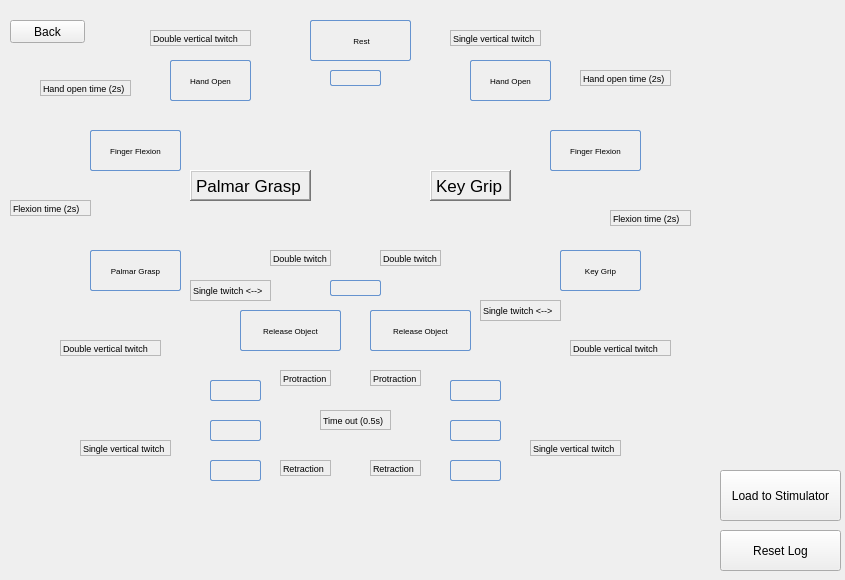
<?xml version="1.0" encoding="UTF-8"?>
<ui version="4.0">
 <class>StateTestWindow</class>
 <widget class="QWidget" name="StateTestWindow">
  <property name="geometry">
   <rect>
    <x>0</x>
    <y>0</y>
    <width>845</width>
    <height>580</height>
   </rect>
  </property>
  <property name="windowTitle">
   <string>Form</string>
  </property>
  <widget class="QPushButton" name="pushButton_back">
   <property name="geometry">
    <rect>
     <x>10</x>
     <y>20</y>
     <width>75</width>
     <height>23</height>
    </rect>
   </property>
   <property name="text">
    <string>Back</string>
   </property>
  </widget>
  <widget class="QPushButton" name="btn5">
   <property name="geometry">
    <rect>
     <x>170</x>
     <y>60</y>
     <width>81</width>
     <height>41</height>
    </rect>
   </property>
   <property name="styleSheet">
    <string notr="true">QPushButton {
        border: 1px solid #6593cf;
        border-radius: 2px;
       padding: 2px 2px 2px 2px;
        background: qlineargradient(x1 : 0, y1 : 0, x2 : 0, y2 :   1, stop :   0.0 #f5f9ff,
                stop :   0.5 #c7dfff, stop :   0.55 #afd2ff, stop :   1.0 #c0dbff);
        color: #0000;
        font:  large &quot;Arial&quot;;
		font-size: 8px;
        height: 30px;
}</string>
   </property>
   <property name="text">
    <string>Hand Open</string>
   </property>
  </widget>
  <widget class="QLabel" name="label_bg">
   <property name="geometry">
    <rect>
     <x>10</x>
     <y>10</y>
     <width>681</width>
     <height>481</height>
    </rect>
   </property>
   <property name="text">
    <string/>
   </property>
  </widget>
  <widget class="QPushButton" name="btn1">
   <property name="geometry">
    <rect>
     <x>470</x>
     <y>60</y>
     <width>81</width>
     <height>41</height>
    </rect>
   </property>
   <property name="styleSheet">
    <string notr="true">QPushButton {
        border: 1px solid #6593cf;
        border-radius: 2px;
        padding: 2px 2px 2px 2px;
        background: qlineargradient(x1 : 0, y1 : 0, x2 : 0, y2 :   1, stop :   0.0 #f5f9ff,
                stop :   0.5 #c7dfff, stop :   0.55 #afd2ff, stop :   1.0 #c0dbff);
        color: #0000;
        font:  large &quot;Arial&quot;;
		font-size: 8px;
        height: 30px;
}</string>
   </property>
   <property name="text">
    <string>Hand Open</string>
   </property>
  </widget>
  <widget class="QPushButton" name="btn0">
   <property name="geometry">
    <rect>
     <x>310</x>
     <y>20</y>
     <width>101</width>
     <height>41</height>
    </rect>
   </property>
   <property name="styleSheet">
    <string notr="true">QPushButton {
        border: 1px solid #6593cf;
        border-radius: 2px;
        padding: 2px 2px 2px 2px;
        background: qlineargradient(x1 : 0, y1 : 0, x2 : 0, y2 :   1, stop :   0.0 #f5f9ff,
                stop :   0.5 #c7dfff, stop :   0.55 #afd2ff, stop :   1.0 #c0dbff);
        color: #0000;
        font:  large &quot;Arial&quot;;
		font-size: 8px;
        height: 30px;
}</string>
   </property>
   <property name="text">
    <string> Rest</string>
   </property>
  </widget>
  <widget class="QPushButton" name="btn2">
   <property name="geometry">
    <rect>
     <x>550</x>
     <y>130</y>
     <width>91</width>
     <height>41</height>
    </rect>
   </property>
   <property name="styleSheet">
    <string notr="true">QPushButton {
        border: 1px solid #6593cf;
        border-radius: 2px;
        padding: 2px 2px 2px 2px;
        background: qlineargradient(x1 : 0, y1 : 0, x2 : 0, y2 :   1, stop :   0.0 #f5f9ff,
                stop :   0.5 #c7dfff, stop :   0.55 #afd2ff, stop :   1.0 #c0dbff);
        color: #0000;
        font:  large &quot;Arial&quot;;
		font-size: 8px;
        height: 30px;
}</string>
   </property>
   <property name="text">
    <string>Finger Flexion</string>
   </property>
  </widget>
  <widget class="QPushButton" name="btn6">
   <property name="geometry">
    <rect>
     <x>90</x>
     <y>130</y>
     <width>91</width>
     <height>41</height>
    </rect>
   </property>
   <property name="styleSheet">
    <string notr="true">QPushButton {
        border: 1px solid #6593cf;
        border-radius: 2px;
       padding: 2px 2px 2px 2px;
        background: qlineargradient(x1 : 0, y1 : 0, x2 : 0, y2 :   1, stop :   0.0 #f5f9ff,
                stop :   0.5 #c7dfff, stop :   0.55 #afd2ff, stop :   1.0 #c0dbff);
        color: #0000;
        font:  large &quot;Arial&quot;;
		font-size: 8px;
        height: 30px;
}</string>
   </property>
   <property name="text">
    <string>Finger Flexion</string>
   </property>
  </widget>
  <widget class="QPushButton" name="btn7">
   <property name="geometry">
    <rect>
     <x>90</x>
     <y>250</y>
     <width>91</width>
     <height>41</height>
    </rect>
   </property>
   <property name="styleSheet">
    <string notr="true">QPushButton {
        border: 1px solid #6593cf;
        border-radius: 2px;
        padding: 2px 2px 2px 2px;
        background: qlineargradient(x1 : 0, y1 : 0, x2 : 0, y2 :   1, stop :   0.0 #f5f9ff,
                stop :   0.5 #c7dfff, stop :   0.55 #afd2ff, stop :   1.0 #c0dbff);
        color: #0000;
        font:  large &quot;Arial&quot;;
		font-size: 8px;
        height: 30px;
}</string>
   </property>
   <property name="text">
    <string>Palmar Grasp</string>
   </property>
  </widget>
  <widget class="QPushButton" name="btn3">
   <property name="geometry">
    <rect>
     <x>560</x>
     <y>250</y>
     <width>81</width>
     <height>41</height>
    </rect>
   </property>
   <property name="styleSheet">
    <string notr="true">QPushButton {
        border: 1px solid #6593cf;
        border-radius: 2px;
       padding: 2px 2px 2px 2px;
        background: qlineargradient(x1 : 0, y1 : 0, x2 : 0, y2 :   1, stop :   0.0 #f5f9ff,
                stop :   0.5 #c7dfff, stop :   0.55 #afd2ff, stop :   1.0 #c0dbff);
        color: #0000;
        font:  large &quot;Arial&quot;;
		font-size: 8px;
        height: 30px;
}</string>
   </property>
   <property name="text">
    <string>Key Grip</string>
   </property>
  </widget>
  <widget class="QPushButton" name="btn8">
   <property name="geometry">
    <rect>
     <x>240</x>
     <y>310</y>
     <width>101</width>
     <height>41</height>
    </rect>
   </property>
   <property name="styleSheet">
    <string notr="true">QPushButton {
        border: 1px solid #6593cf;
        border-radius: 2px;
      padding: 2px 2px 2px 2px;
        background: qlineargradient(x1 : 0, y1 : 0, x2 : 0, y2 :   1, stop :   0.0 #f5f9ff,
                stop :   0.5 #c7dfff, stop :   0.55 #afd2ff, stop :   1.0 #c0dbff);
        color: #0000;
        font:  large &quot;Arial&quot;;
		font-size: 8px;
        height: 30px;
}</string>
   </property>
   <property name="text">
    <string>Release Object</string>
   </property>
  </widget>
  <widget class="QPushButton" name="btn4">
   <property name="geometry">
    <rect>
     <x>370</x>
     <y>310</y>
     <width>101</width>
     <height>41</height>
    </rect>
   </property>
   <property name="styleSheet">
    <string notr="true">QPushButton {
        border: 1px solid #6593cf;
        border-radius: 2px;
       padding: 2px 2px 2px 2px;
        background: qlineargradient(x1 : 0, y1 : 0, x2 : 0, y2 :   1, stop :   0.0 #f5f9ff,
                stop :   0.5 #c7dfff, stop :   0.55 #afd2ff, stop :   1.0 #c0dbff);
        color: #0000;
        font:  large &quot;Arial&quot;;
		font-size: 8px;
        height: 30px;
}</string>
   </property>
   <property name="text">
    <string>Release Object</string>
   </property>
  </widget>
  <widget class="QPushButton" name="btn13">
   <property name="geometry">
    <rect>
     <x>210</x>
     <y>380</y>
     <width>51</width>
     <height>21</height>
    </rect>
   </property>
   <property name="styleSheet">
    <string notr="true">QPushButton {
        border: 1px solid #6593cf;
        border-radius: 2px;
   padding: 5px 5px 2px 5px;
        background: qlineargradient(x1 : 0, y1 : 0, x2 : 0, y2 :   1, stop :   0.0 #f5f9ff,
                stop :   0.5 #c7dfff, stop :   0.55 #afd2ff, stop :   1.0 #c0dbff);
        color: #0000;
        font:  large &quot;Arial&quot;;
		font-size: 16px;
        height: 30px;
}</string>
   </property>
   <property name="text">
    <string/>
   </property>
   <property name="icon">
    <iconset resource="resources.qrc">
     <normaloff>:/resources/icons8-double-up-96.png</normaloff>:/resources/icons8-double-up-96.png</iconset>
   </property>
  </widget>
  <widget class="QPushButton" name="btn10">
   <property name="geometry">
    <rect>
     <x>210</x>
     <y>420</y>
     <width>51</width>
     <height>21</height>
    </rect>
   </property>
   <property name="styleSheet">
    <string notr="true">QPushButton {
        border: 1px solid #6593cf;
        border-radius: 2px;
       padding: 2px 2px 2px 2px;
        background: qlineargradient(x1 : 0, y1 : 0, x2 : 0, y2 :   1, stop :   0.0 #f5f9ff,
                stop :   0.5 #c7dfff, stop :   0.55 #afd2ff, stop :   1.0 #c0dbff);
        color: #0000;
        font:  large &quot;Arial&quot;;
		font-size: 16px;
        height: 30px;
}</string>
   </property>
   <property name="text">
    <string/>
   </property>
  </widget>
  <widget class="QPushButton" name="btn14">
   <property name="geometry">
    <rect>
     <x>210</x>
     <y>460</y>
     <width>51</width>
     <height>21</height>
    </rect>
   </property>
   <property name="styleSheet">
    <string notr="true">QPushButton {
        border: 1px solid #6593cf;
        border-radius: 2px;
    padding: 5px 5px 2px 5px;
        background: qlineargradient(x1 : 0, y1 : 0, x2 : 0, y2 :   1, stop :   0.0 #f5f9ff,
                stop :   0.5 #c7dfff, stop :   0.55 #afd2ff, stop :   1.0 #c0dbff);
        color: #0000;
        font:  large &quot;Arial&quot;;
		font-size: 16px;
        height: 30px;
}</string>
   </property>
   <property name="text">
    <string/>
   </property>
   <property name="icon">
    <iconset resource="resources.qrc">
     <normaloff>:/resources/icons8-double-down-96.png</normaloff>:/resources/icons8-double-down-96.png</iconset>
   </property>
  </widget>
  <widget class="QPushButton" name="btn11">
   <property name="geometry">
    <rect>
     <x>450</x>
     <y>380</y>
     <width>51</width>
     <height>21</height>
    </rect>
   </property>
   <property name="font">
    <font>
     <family>Arial</family>
     <pointsize>-1</pointsize>
     <weight>50</weight>
     <italic>false</italic>
     <bold>false</bold>
     <underline>false</underline>
    </font>
   </property>
   <property name="layoutDirection">
    <enum>Qt::LeftToRight</enum>
   </property>
   <property name="styleSheet">
    <string notr="true">QPushButton {
        border: 1px solid #6593cf;
        border-radius: 2px;
   padding: 5px 5px 2px 5px;
        background: qlineargradient(x1 : 0, y1 : 0, x2 : 0, y2 :   1, stop :   0.0 #f5f9ff,
                stop :   0.5 #c7dfff, stop :   0.55 #afd2ff, stop :   1.0 #c0dbff);
        color: #0000;
        font:  large &quot;Arial&quot;;
		font-size: 16px;
        height: 30px;
}</string>
   </property>
   <property name="text">
    <string/>
   </property>
   <property name="icon">
    <iconset resource="resources.qrc">
     <normaloff>:/resources/icons8-double-up-96.png</normaloff>:/resources/icons8-double-up-96.png</iconset>
   </property>
  </widget>
  <widget class="QPushButton" name="btn9">
   <property name="geometry">
    <rect>
     <x>450</x>
     <y>420</y>
     <width>51</width>
     <height>21</height>
    </rect>
   </property>
   <property name="styleSheet">
    <string notr="true">QPushButton {
        border: 1px solid #6593cf;
        border-radius: 2px;
      padding: 2px 2px 2px 2px;
        background: qlineargradient(x1 : 0, y1 : 0, x2 : 0, y2 :   1, stop :   0.0 #f5f9ff,
                stop :   0.5 #c7dfff, stop :   0.55 #afd2ff, stop :   1.0 #c0dbff);
        color: #0000;
        font:  large &quot;Arial&quot;;
		font-size: 16px;
        height: 30px;
}</string>
   </property>
   <property name="text">
    <string/>
   </property>
  </widget>
  <widget class="QPushButton" name="btn12">
   <property name="geometry">
    <rect>
     <x>450</x>
     <y>460</y>
     <width>51</width>
     <height>21</height>
    </rect>
   </property>
   <property name="styleSheet">
    <string notr="true">QPushButton {
        border: 1px solid #6593cf;
        border-radius: 2px;
   padding: 5px 5px 2px 5px;
        background: qlineargradient(x1 : 0, y1 : 0, x2 : 0, y2 :   1, stop :   0.0 #f5f9ff,
                stop :   0.5 #c7dfff, stop :   0.55 #afd2ff, stop :   1.0 #c0dbff);
        color: #0000;
        font:  large &quot;Arial&quot;;
		font-size: 16px;
        height: 30px;
}</string>
   </property>
   <property name="text">
    <string/>
   </property>
   <property name="icon">
    <iconset resource="resources.qrc">
     <normaloff>:/resources/icons8-double-down-96.png</normaloff>:/resources/icons8-double-down-96.png</iconset>
   </property>
  </widget>
  <widget class="QLabel" name="label">
   <property name="geometry">
    <rect>
     <x>450</x>
     <y>30</y>
     <width>91</width>
     <height>16</height>
    </rect>
   </property>
   <property name="font">
    <font>
     <pointsize>7</pointsize>
    </font>
   </property>
   <property name="frameShape">
    <enum>QFrame::StyledPanel</enum>
   </property>
   <property name="text">
    <string>Single vertical twitch</string>
   </property>
  </widget>
  <widget class="QLabel" name="label_2">
   <property name="geometry">
    <rect>
     <x>580</x>
     <y>70</y>
     <width>91</width>
     <height>16</height>
    </rect>
   </property>
   <property name="font">
    <font>
     <pointsize>7</pointsize>
    </font>
   </property>
   <property name="frameShape">
    <enum>QFrame::StyledPanel</enum>
   </property>
   <property name="frameShadow">
    <enum>QFrame::Sunken</enum>
   </property>
   <property name="text">
    <string>Hand open time (2s)</string>
   </property>
  </widget>
  <widget class="QLabel" name="label_3">
   <property name="geometry">
    <rect>
     <x>610</x>
     <y>210</y>
     <width>81</width>
     <height>16</height>
    </rect>
   </property>
   <property name="font">
    <font>
     <pointsize>7</pointsize>
    </font>
   </property>
   <property name="frameShape">
    <enum>QFrame::StyledPanel</enum>
   </property>
   <property name="text">
    <string>Flexion time (2s)</string>
   </property>
  </widget>
  <widget class="QLabel" name="label_4">
   <property name="geometry">
    <rect>
     <x>570</x>
     <y>340</y>
     <width>101</width>
     <height>16</height>
    </rect>
   </property>
   <property name="font">
    <font>
     <pointsize>7</pointsize>
    </font>
   </property>
   <property name="frameShape">
    <enum>QFrame::StyledPanel</enum>
   </property>
   <property name="text">
    <string>Double vertical twitch</string>
   </property>
  </widget>
  <widget class="QLabel" name="label_5">
   <property name="geometry">
    <rect>
     <x>480</x>
     <y>300</y>
     <width>81</width>
     <height>21</height>
    </rect>
   </property>
   <property name="font">
    <font>
     <pointsize>7</pointsize>
    </font>
   </property>
   <property name="frameShape">
    <enum>QFrame::StyledPanel</enum>
   </property>
   <property name="text">
    <string>Single twitch &lt;--&gt;</string>
   </property>
   <property name="alignment">
    <set>Qt::AlignLeading|Qt::AlignLeft|Qt::AlignVCenter</set>
   </property>
  </widget>
  <widget class="QLabel" name="label_6">
   <property name="geometry">
    <rect>
     <x>190</x>
     <y>280</y>
     <width>81</width>
     <height>21</height>
    </rect>
   </property>
   <property name="font">
    <font>
     <pointsize>7</pointsize>
    </font>
   </property>
   <property name="frameShape">
    <enum>QFrame::StyledPanel</enum>
   </property>
   <property name="text">
    <string>Single twitch &lt;--&gt; </string>
   </property>
   <property name="alignment">
    <set>Qt::AlignLeading|Qt::AlignLeft|Qt::AlignVCenter</set>
   </property>
  </widget>
  <widget class="QLabel" name="label_7">
   <property name="geometry">
    <rect>
     <x>150</x>
     <y>30</y>
     <width>101</width>
     <height>16</height>
    </rect>
   </property>
   <property name="font">
    <font>
     <pointsize>7</pointsize>
    </font>
   </property>
   <property name="frameShape">
    <enum>QFrame::StyledPanel</enum>
   </property>
   <property name="text">
    <string>Double vertical twitch</string>
   </property>
  </widget>
  <widget class="QLabel" name="label_8">
   <property name="geometry">
    <rect>
     <x>40</x>
     <y>80</y>
     <width>91</width>
     <height>16</height>
    </rect>
   </property>
   <property name="font">
    <font>
     <pointsize>7</pointsize>
    </font>
   </property>
   <property name="frameShape">
    <enum>QFrame::StyledPanel</enum>
   </property>
   <property name="frameShadow">
    <enum>QFrame::Sunken</enum>
   </property>
   <property name="text">
    <string>Hand open time (2s)</string>
   </property>
  </widget>
  <widget class="QLabel" name="label_9">
   <property name="geometry">
    <rect>
     <x>10</x>
     <y>200</y>
     <width>81</width>
     <height>16</height>
    </rect>
   </property>
   <property name="font">
    <font>
     <pointsize>7</pointsize>
    </font>
   </property>
   <property name="frameShape">
    <enum>QFrame::StyledPanel</enum>
   </property>
   <property name="text">
    <string>Flexion time (2s)</string>
   </property>
  </widget>
  <widget class="QLabel" name="label_10">
   <property name="geometry">
    <rect>
     <x>60</x>
     <y>340</y>
     <width>101</width>
     <height>16</height>
    </rect>
   </property>
   <property name="font">
    <font>
     <pointsize>7</pointsize>
    </font>
   </property>
   <property name="frameShape">
    <enum>QFrame::StyledPanel</enum>
   </property>
   <property name="text">
    <string>Double vertical twitch</string>
   </property>
  </widget>
  <widget class="QLabel" name="label_11">
   <property name="geometry">
    <rect>
     <x>430</x>
     <y>170</y>
     <width>81</width>
     <height>31</height>
    </rect>
   </property>
   <property name="font">
    <font>
     <pointsize>13</pointsize>
    </font>
   </property>
   <property name="frameShape">
    <enum>QFrame::WinPanel</enum>
   </property>
   <property name="frameShadow">
    <enum>QFrame::Raised</enum>
   </property>
   <property name="text">
    <string>Key Grip</string>
   </property>
   <property name="alignment">
    <set>Qt::AlignLeading|Qt::AlignLeft|Qt::AlignVCenter</set>
   </property>
  </widget>
  <widget class="QLabel" name="label_12">
   <property name="geometry">
    <rect>
     <x>190</x>
     <y>170</y>
     <width>121</width>
     <height>31</height>
    </rect>
   </property>
   <property name="font">
    <font>
     <pointsize>13</pointsize>
    </font>
   </property>
   <property name="frameShape">
    <enum>QFrame::WinPanel</enum>
   </property>
   <property name="frameShadow">
    <enum>QFrame::Raised</enum>
   </property>
   <property name="text">
    <string>Palmar Grasp</string>
   </property>
   <property name="textFormat">
    <enum>Qt::PlainText</enum>
   </property>
   <property name="alignment">
    <set>Qt::AlignLeading|Qt::AlignLeft|Qt::AlignVCenter</set>
   </property>
  </widget>
  <widget class="QLabel" name="label_13">
   <property name="geometry">
    <rect>
     <x>270</x>
     <y>250</y>
     <width>61</width>
     <height>16</height>
    </rect>
   </property>
   <property name="font">
    <font>
     <pointsize>7</pointsize>
    </font>
   </property>
   <property name="frameShape">
    <enum>QFrame::StyledPanel</enum>
   </property>
   <property name="frameShadow">
    <enum>QFrame::Sunken</enum>
   </property>
   <property name="text">
    <string>Double twitch</string>
   </property>
  </widget>
  <widget class="QLabel" name="label_14">
   <property name="geometry">
    <rect>
     <x>380</x>
     <y>250</y>
     <width>61</width>
     <height>16</height>
    </rect>
   </property>
   <property name="font">
    <font>
     <pointsize>7</pointsize>
    </font>
   </property>
   <property name="frameShape">
    <enum>QFrame::StyledPanel</enum>
   </property>
   <property name="frameShadow">
    <enum>QFrame::Sunken</enum>
   </property>
   <property name="text">
    <string>Double twitch</string>
   </property>
  </widget>
  <widget class="QLabel" name="label_15">
   <property name="geometry">
    <rect>
     <x>320</x>
     <y>410</y>
     <width>71</width>
     <height>20</height>
    </rect>
   </property>
   <property name="font">
    <font>
     <pointsize>7</pointsize>
    </font>
   </property>
   <property name="frameShape">
    <enum>QFrame::StyledPanel</enum>
   </property>
   <property name="text">
    <string>Time out (0.5s)</string>
   </property>
  </widget>
  <widget class="QLabel" name="label_16">
   <property name="geometry">
    <rect>
     <x>280</x>
     <y>370</y>
     <width>51</width>
     <height>16</height>
    </rect>
   </property>
   <property name="font">
    <font>
     <pointsize>7</pointsize>
    </font>
   </property>
   <property name="frameShape">
    <enum>QFrame::StyledPanel</enum>
   </property>
   <property name="text">
    <string>Protraction</string>
   </property>
  </widget>
  <widget class="QLabel" name="label_17">
   <property name="geometry">
    <rect>
     <x>280</x>
     <y>460</y>
     <width>51</width>
     <height>16</height>
    </rect>
   </property>
   <property name="font">
    <font>
     <pointsize>7</pointsize>
    </font>
   </property>
   <property name="frameShape">
    <enum>QFrame::StyledPanel</enum>
   </property>
   <property name="text">
    <string>Retraction</string>
   </property>
  </widget>
  <widget class="QLabel" name="label_18">
   <property name="geometry">
    <rect>
     <x>370</x>
     <y>370</y>
     <width>51</width>
     <height>16</height>
    </rect>
   </property>
   <property name="font">
    <font>
     <pointsize>7</pointsize>
    </font>
   </property>
   <property name="frameShape">
    <enum>QFrame::StyledPanel</enum>
   </property>
   <property name="text">
    <string>Protraction</string>
   </property>
  </widget>
  <widget class="QLabel" name="label_19">
   <property name="geometry">
    <rect>
     <x>370</x>
     <y>460</y>
     <width>51</width>
     <height>16</height>
    </rect>
   </property>
   <property name="font">
    <font>
     <pointsize>7</pointsize>
    </font>
   </property>
   <property name="frameShape">
    <enum>QFrame::StyledPanel</enum>
   </property>
   <property name="text">
    <string>Retraction</string>
   </property>
  </widget>
  <widget class="QPushButton" name="btn00">
   <property name="geometry">
    <rect>
     <x>330</x>
     <y>70</y>
     <width>51</width>
     <height>16</height>
    </rect>
   </property>
   <property name="styleSheet">
    <string notr="true">QPushButton {
        border: 1px solid #6593cf;
        border-radius: 2px;
        padding: 5px 15px 2px 5px;
        background: qlineargradient(x1 : 0, y1 : 0, x2 : 0, y2 :   1, stop :   0.0 #f5f9ff,
                stop :   0.5 #c7dfff, stop :   0.55 #afd2ff, stop :   1.0 #c0dbff);
        color: #0000;
        font:  large &quot;Arial&quot;;
		font-size: 16px;
        height: 30px;
}</string>
   </property>
   <property name="text">
    <string/>
   </property>
  </widget>
  <widget class="QLabel" name="label_20">
   <property name="geometry">
    <rect>
     <x>80</x>
     <y>440</y>
     <width>91</width>
     <height>16</height>
    </rect>
   </property>
   <property name="font">
    <font>
     <pointsize>7</pointsize>
    </font>
   </property>
   <property name="frameShape">
    <enum>QFrame::StyledPanel</enum>
   </property>
   <property name="text">
    <string>Single vertical twitch</string>
   </property>
  </widget>
  <widget class="QLabel" name="label_21">
   <property name="geometry">
    <rect>
     <x>530</x>
     <y>440</y>
     <width>91</width>
     <height>16</height>
    </rect>
   </property>
   <property name="font">
    <font>
     <pointsize>7</pointsize>
    </font>
   </property>
   <property name="frameShape">
    <enum>QFrame::StyledPanel</enum>
   </property>
   <property name="text">
    <string>Single vertical twitch</string>
   </property>
  </widget>
  <widget class="QPushButton" name="pushButton_loadConfig">
   <property name="geometry">
    <rect>
     <x>720</x>
     <y>470</y>
     <width>121</width>
     <height>51</height>
    </rect>
   </property>
   <property name="text">
    <string>Load to Stimulator</string>
   </property>
  </widget>
  <widget class="QPushButton" name="pushButton_logReset">
   <property name="geometry">
    <rect>
     <x>720</x>
     <y>530</y>
     <width>121</width>
     <height>41</height>
    </rect>
   </property>
   <property name="text">
    <string>Reset Log</string>
   </property>
  </widget>
  <widget class="QPushButton" name="btn15">
   <property name="geometry">
    <rect>
     <x>330</x>
     <y>280</y>
     <width>51</width>
     <height>16</height>
    </rect>
   </property>
   <property name="styleSheet">
    <string notr="true">QPushButton {
        border: 1px solid #6593cf;
        border-radius: 2px;
        padding: 5px 15px 2px 5px;
        background: qlineargradient(x1 : 0, y1 : 0, x2 : 0, y2 :   1, stop :   0.0 #f5f9ff,
                stop :   0.5 #c7dfff, stop :   0.55 #afd2ff, stop :   1.0 #c0dbff);
        color: #0000;
        font:  large &quot;Arial&quot;;
		font-size: 16px;
        height: 30px;
}</string>
   </property>
   <property name="text">
    <string/>
   </property>
  </widget>
  <zorder>label_bg</zorder>
  <zorder>pushButton_back</zorder>
  <zorder>btn5</zorder>
  <zorder>btn1</zorder>
  <zorder>btn0</zorder>
  <zorder>btn2</zorder>
  <zorder>btn6</zorder>
  <zorder>btn7</zorder>
  <zorder>btn3</zorder>
  <zorder>btn8</zorder>
  <zorder>btn4</zorder>
  <zorder>btn13</zorder>
  <zorder>btn10</zorder>
  <zorder>btn14</zorder>
  <zorder>btn11</zorder>
  <zorder>btn9</zorder>
  <zorder>btn12</zorder>
  <zorder>label</zorder>
  <zorder>label_2</zorder>
  <zorder>label_3</zorder>
  <zorder>label_4</zorder>
  <zorder>label_5</zorder>
  <zorder>label_6</zorder>
  <zorder>label_7</zorder>
  <zorder>label_8</zorder>
  <zorder>label_9</zorder>
  <zorder>label_10</zorder>
  <zorder>label_11</zorder>
  <zorder>label_12</zorder>
  <zorder>label_13</zorder>
  <zorder>label_14</zorder>
  <zorder>label_15</zorder>
  <zorder>label_16</zorder>
  <zorder>label_17</zorder>
  <zorder>label_18</zorder>
  <zorder>label_19</zorder>
  <zorder>btn00</zorder>
  <zorder>label_20</zorder>
  <zorder>label_21</zorder>
  <zorder>pushButton_loadConfig</zorder>
  <zorder>pushButton_logReset</zorder>
  <zorder>btn15</zorder>
 </widget>
 <resources>
  <include location="resources.qrc"/>
 </resources>
 <connections/>
</ui>
